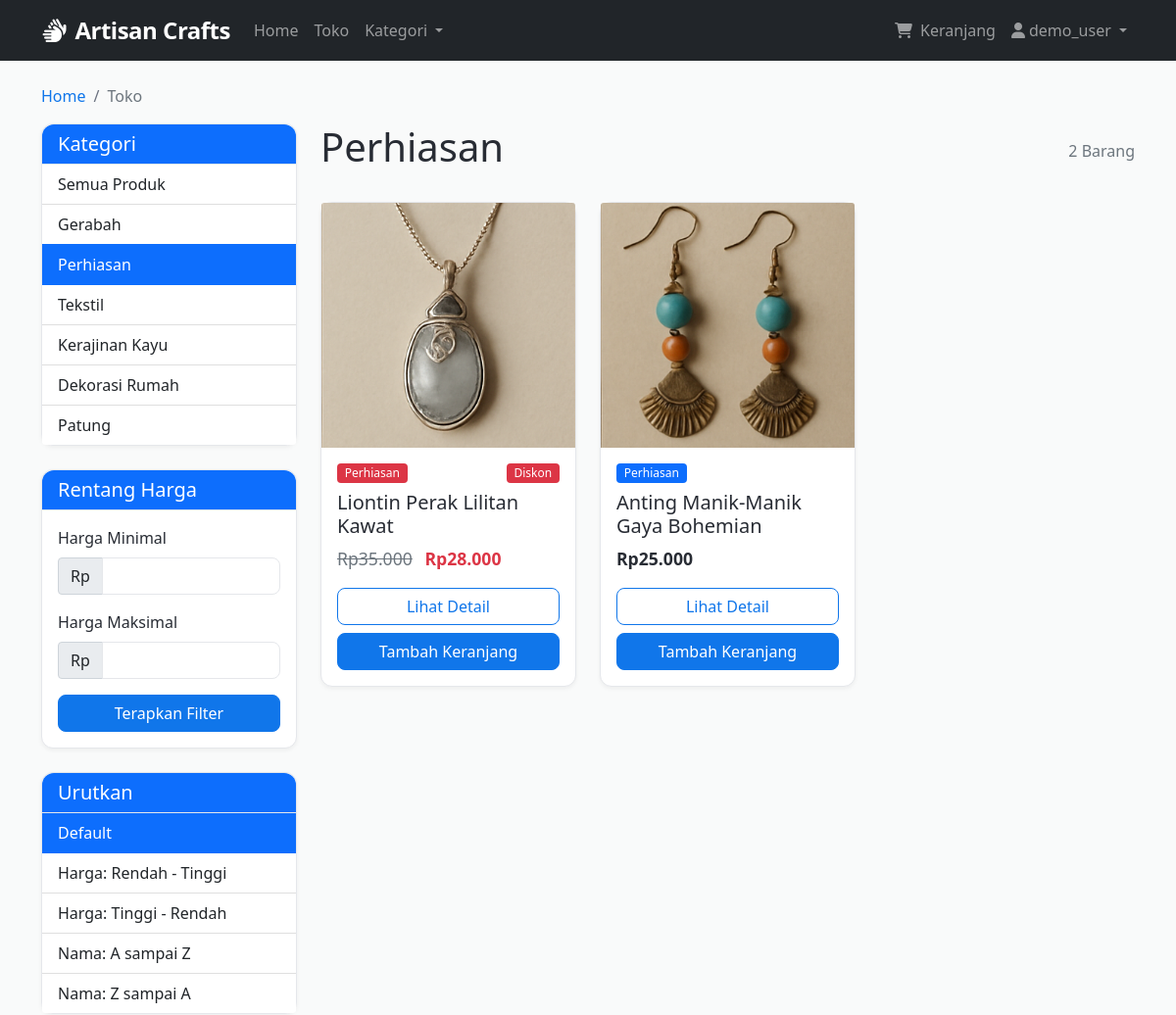
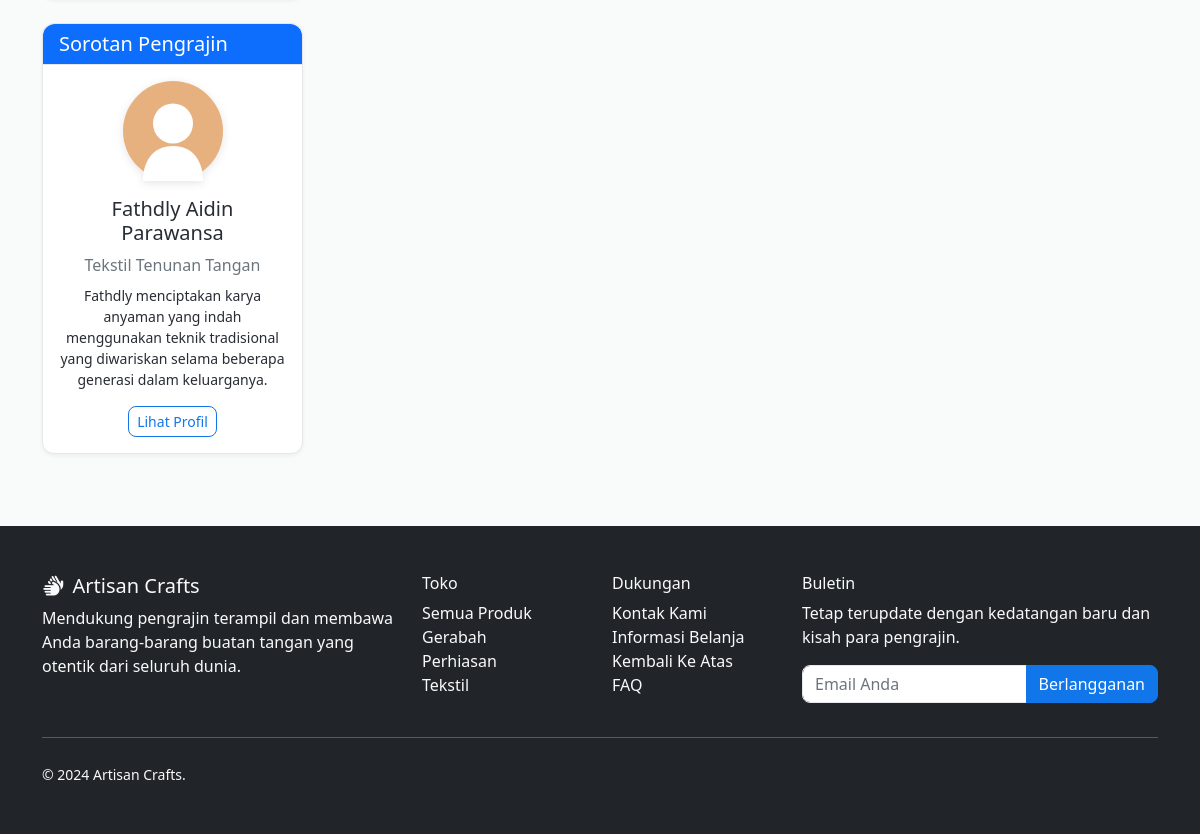
Screenshot of /products?category=JW (signed in) with the database file from the repository (2 pictures, top to bottom).
### models.py (models this page shows, shortened)
class Category(db.Model):
    id = db.Column(db.Integer, primary_key=True)
    code = db.Column(db.String(2), unique=True, nullable=False)
    name = db.Column(db.String(100), nullable=False)
    items = db.relationship('Item', backref='category', lazy=True)

class Item(db.Model):
    id = db.Column(db.Integer, primary_key=True)
    title = db.Column(db.String(200), nullable=False)
    slug = db.Column(db.String(200), unique=True, nullable=False)
    description = db.Column(db.Text, nullable=False)
    price = db.Column(db.Numeric(10, 2), nullable=False)
    discount_price = db.Column(db.Numeric(10, 2), nullable=True)
    image_url = db.Column(db.String(500), nullable=True)
    category_id = db.Column(db.Integer, db.ForeignKey('category.id'), nullable=False)
    label = db.Column(db.String(1), default='P')  # P=Primary, S=Secondary, D=Danger
    date_added = db.Column(db.DateTime, default=datetime.utcnow)
    order_items = db.relationship('OrderItem', backref='item', lazy=True)
    def get_absolute_url(self):
        return f'/product/{self.slug}'
    def get_add_to_cart_url(self):
        return f'/add-to-cart/{self.slug}'
    def get_label_display(self):
        if self.label == 'P':
            return 'primary'
        elif self.label == 'S':
            return 'secondary'
        elif self.label == 'D':
            return 'danger'
        return 'primary'

### core/routes.py (the view, shortened to what this page needs)
@bp.route('/products')
def products():
    categories = [(cat.code, cat.name) for cat in Category.query.all()]
    query = Item.query
    category_filter = request.args.get('category')
    if category_filter:
        query = query.join(Category).filter(Category.code == category_filter)
    min_price = request.args.get('min_price', type=float)
    max_price = request.args.get('max_price', type=float)
    sort_by = request.args.get('sort', 'default')
    if sort_by == 'price_asc':
        query = query.order_by(Item.price.asc())
    elif sort_by == 'price_desc':
        query = query.order_by(Item.price.desc())
    elif sort_by == 'name_asc':
        query = query.order_by(Item.title.asc())
    elif sort_by == 'name_desc':
        query = query.order_by(Item.title.desc())
    else:
        query = query.order_by(Item.date_added.desc())
    page = request.args.get('page', 1, type=int)
    per_page = 12
    items = query.paginate(page=page, per_page=per_page, error_out=False)
    return render_template('products.html',
                         items=items,
                         categories=categories)

### app.py (called while the page is built)
def format_rupiah(value):
    if value is None:
        return ""
    harga_ribuan = int(value) * 1000
    return f"Rp{harga_ribuan:,}".replace(',', '.')

### core/routes.py (called while the page is built, shortened)
def get_or_create_order():
    if 'user_id' in session:
        order = Order.query.filter_by(user_id=session['user_id'], ordered=False).first()
        if not order:
            order = Order(user_id=session['user_id'])
            db.session.add(order)
            db.session.commit()
    return order

@bp.app_context_processor
def inject_cart_count():
    try:
        order = get_or_create_order()
        cart_count = order.get_item_count() if order else 0
    except:
        cart_count = 0
    return dict(cart_count=cart_count)

### models.py (called while the page is built)
    def get_item_count(self):
        return sum(item.quantity for item in self.items)

### templates/products.html (shortened to what this page needs)
{% extends 'base.html' %}
{% block content %}
<div class="container mt-4">
    <nav aria-label="breadcrumb">
        <ol class="breadcrumb">
            <li class="breadcrumb-item"><a href="{{ url_for('core.home') }}">Home</a></li>
            <li class="breadcrumb-item active" aria-current="page">Toko</li>
        </ol>
    </nav>
    <div class="row">
        <div class="col-lg-3 mb-4">
            <div class="card">
                <div class="card-header bg-primary text-white">
                    <h5 class="mb-0">Kategori</h5>
                </div>
                <div class="list-group list-group-flush">
                    <a href="{{ url_for('core.products') }}" class="list-group-item list-group-item-action{% if not request.args.get('category') %} active{% endif %}">
                        Semua Produk
                    </a>
                    {% for cat_code, cat_name in categories %}
                    <a href="{{ url_for('core.products', category=cat_code) }}" class="list-group-item list-group-item-action{% if request.args.get('category') == cat_code %} active{% endif %}">
                        {{ cat_name }}
                    </a>
                    {% endfor %}
                </div>
            </div>
            <div class="card mt-4">
                <div class="card-header bg-primary text-white">
                    <h5 class="mb-0">Rentang Harga</h5>
                </div>
                <div class="card-body">
                    <form method="GET" action="{{ url_for('core.products') }}" class="price-filter-form">
                        <div class="mb-3">
                            <label for="min_price" class="form-label">Harga Minimal</label>
                            <div class="input-group">
                                <span class="input-group-text">Rp</span>
                                <input type="number" class="form-control" id="min_price" name="min_price" min="0" value="{{ request.args.get('min_price', '') }}">
                            </div>
                        </div>
                        <div class="mb-3">
                            <label for="max_price" class="form-label">Harga Maksimal</label>
                            <div class="input-group">
                                <span class="input-group-text">Rp</span>
                                <input type="number" class="form-control" id="max_price" name="max_price" min="0" value="{{ request.args.get('max_price', '') }}">
                            </div>
                        </div>
                        <button type="submit" class="btn btn-primary w-100">Terapkan Filter</button>
                    </form>
                </div>
            </div>
            <div class="card mt-4">
                <div class="card-header bg-primary text-white">
                    <h5 class="mb-0">Urutkan</h5>
                </div>
                <div class="list-group list-group-flush">
                    <a href="{{ url_for('core.products') }}{% if request.args.get('category') %}?category={{ request.args.get('category') }}{% endif %}" class="list-group-item list-group-item-action{% if not request.args.get('sort') %} active{% endif %}">
                        Default
                    </a>
                    <a href="{{ url_for('core.products') }}?{% if request.args.get('category') %}category={{ request.args.get('category') }}&{% endif %}sort=price_asc" class="list-group-item list-group-item-action{% if request.args.get('sort') == 'price_asc' %} active{% endif %}">
                        Harga: Rendah - Tinggi
                    </a>
                    <a href="{{ url_for('core.products') }}?{% if request.args.get('category') %}category={{ request.args.get('category') }}&{% endif %}sort=price_desc" class="list-group-item list-group-item-action{% if request.args.get('sort') == 'price_desc' %} active{% endif %}">
                        Harga: Tinggi - Rendah
                    </a>
                    <a href="{{ url_for('core.products') }}?{% if request.args.get('category') %}category={{ request.args.get('category') }}&{% endif %}sort=name_asc" class="list-group-item list-group-item-action{% if request.args.get('sort') == 'name_asc' %} active{% endif %}">
                        Nama: A sampai Z
                    </a>
                    <a href="{{ url_for('core.products') }}?{% if request.args.get('category') %}category={{ request.args.get('category') }}&{% endif %}sort=name_desc" class="list-group-item list-group-item-action{% if request.args.get('sort') == 'name_desc' %} active{% endif %}">
                        Nama: Z sampai A
                    </a>
                </div>
            </div>
            <div class="card mt-4">
                <div class="card-header bg-primary text-white">
                    <h5 class="mb-0">Sorotan Pengrajin</h5>
                </div>
                <div class="card-body text-center">
                    <div class="artisan-avatar mb-3">
                        <svg width="100" height="100" viewBox="0 0 200 200" xmlns="http://www.w3.org/2000/svg">
                            <circle cx="100" cy="100" r="100" fill="#e6b17e" />
                            <circle cx="100" cy="85" r="40" fill="#fff" />
                            <path d="M100,130 C60,130 40,160 40,200 L160,200 C160,160 140,130 100,130 Z" fill="#fff" />
                        </svg>
                    </div>
                    <h5>Fathdly Aidin Parawansa</h5>
                    <p class="mb-2 text-muted">Tekstil Tenunan Tangan</p>
                    <p class="small">Fathdly menciptakan karya anyaman yang indah menggunakan teknik tradisional yang diwariskan selama beberapa generasi dalam keluarganya.</p>
                    <a href="#" class="btn btn-sm btn-outline-primary">Lihat Profil</a>
                </div>
            </div>
        </div>
        <div class="col-lg-9">
            <div class="d-flex justify-content-between align-items-center mb-4">
                <h1>
                    {% if request.args.get('category') %}
                        {% for cat_code, cat_name in categories %}
                            {% if request.args.get('category') == cat_code %}
                                {{ cat_name }}
                            {% endif %}
                        {% endfor %}
                    {% else %}
                        Kerajinan Tangan
                    {% endif %}
                </h1>
                <span class="text-muted">{{ items.total }} Barang</span>
            </div>
            <div class="row g-4">
                {% for item in items.items %}
                <div class="col-md-6 col-lg-4">
                    <div class="card product-card h-100">
                        {% if item.image_url %}
                        <img src="{{ url_for('static', filename='images/' + item.image_url) }}" class="card-img-top" alt="{{ item.title }}">
                        {% else %}
                        <div class="card-img-top product-placeholder">
                            <i class="fas fa-image fa-3x text-muted"></i>
                        </div>
                        {% endif %}
                        <div class="card-body">
                            <div class="d-flex justify-content-between mb-2">
                                <span class="badge bg-{{ item.get_label_display() }}">
                                    {{ item.category.name }}
                                </span>
                                {% if item.discount_price %}
                                <span class="badge bg-danger">Diskon</span>
                                {% endif %}
                            </div>
                            <h5 class="card-title">{{ item.title }}</h5>
                            <div class="product-price mb-3">
                                {% if item.discount_price %}
                                <span class="text-muted text-decoration-line-through me-2">{{ item.price|rupiah }}</span>
                                <span class="fw-bold text-danger">{{ item.discount_price|rupiah }}</span>
                                {% else %}
                                <span class="fw-bold">{{ item.price|rupiah }}</span>
                                {% endif %}
                            </div>
                            <div class="d-grid gap-2">
                                <a href="{{ item.get_absolute_url() }}" class="btn btn-outline-primary">Lihat Detail</a>
                                <a href="{{ item.get_add_to_cart_url() }}" class="btn btn-primary">Tambah Keranjang</a>
                            </div>
                        </div>
                    </div>
                </div>
                {% endfor %}
            </div>
        </div>
    </div>
</div>
{% endblock %}

### static/css/style.css (style rules this page uses)
:root { --primary-color: 212 87% 49%; --secondary-color: 30 70% 70%; --accent-color: 92 40% 40%; --background: 210 11% 98%; --card-background: 0 0% 100%; --text-primary: 220 13% 18%; --text-secondary: 220 9% 46%; --border-color: 220 13% 91%; }
body { font-family: 'Segoe UI', Tahoma, Geneva, Verdana, sans-serif; background-color: hsl(var(--background)); color: hsl(var(--text-primary)); }
.product-card { transition: transform 0.3s ease, box-shadow 0.3s ease; border: 1px solid hsl(var(--border-color)); background-color: hsl(var(--card-background)); }
.product-card .card-img-top { height: 250px; object-fit: cover; background-color: hsl(var(--background)); }
.product-price { font-size: 1.1rem; }
.btn { border-radius: 8px; font-weight: 500; transition: all 0.3s ease; }
.btn-primary { background-color: hsl(var(--primary-color)); border-color: hsl(var(--primary-color)); }
.btn-outline-primary { color: hsl(var(--primary-color)); border-color: hsl(var(--primary-color)); }
.card { border: 1px solid hsl(var(--border-color)); border-radius: 12px; background-color: hsl(var(--card-background)); box-shadow: 0 2px 4px rgba(0,0,0,0.05); }
.card-header { border-bottom: 1px solid hsl(var(--border-color)); border-radius: 12px 12px 0 0 !important; }
.form-control { border: 1px solid hsl(var(--border-color)); border-radius: 8px; transition: border-color 0.3s ease, box-shadow 0.3s ease; }
.badge { font-size: 0.75rem; font-weight: 500; }
.product-card, .category-card { animation: fadeIn 0.6s ease-out; }
.artisan-avatar svg { filter: drop-shadow(0 2px 4px rgba(0,0,0,0.1)); }
.breadcrumb { background-color: transparent; padding: 0; margin-bottom: 1rem; }
.breadcrumb-item + .breadcrumb-item::before { color: hsl(var(--text-secondary)); }
.breadcrumb-item a { color: hsl(var(--primary-color)); text-decoration: none; }

### rows the page displays
Category: name "Gerabah"
Category: name "Perhiasan"
Category: name "Tekstil"
Category: name "Kerajinan Kayu"
Category: name "Dekorasi Rumah"
Category: name "Patung"
Item: image_url (picture), category.name "Perhiasan", shows "Diskon", title "Liontin Perak Lilitan Kawat", price|rupiah "Rp35.000", discount_price|rupiah "Rp28.000"
Item: image_url (picture), category.name "Perhiasan", title "Anting Manik-Manik Gaya Bohemian", price|rupiah "Rp25.000"

### other values shown
{{ session.username }} "demo_user"
{{ items.total }} "2"
